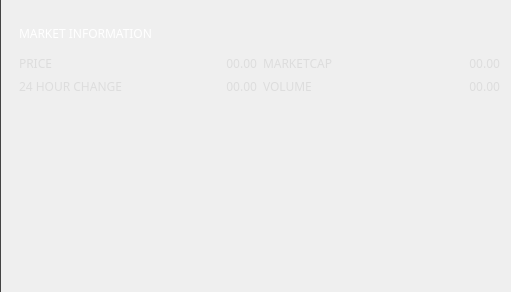
          <widget class="QGroupBox" name="ov_marketBox">
           <property name="sizePolicy">
            <sizepolicy hsizetype="Expanding" vsizetype="Expanding">
             <horstretch>0</horstretch>
             <verstretch>0</verstretch>
            </sizepolicy>
           </property>
           <property name="maximumSize">
            <size>
             <width>16777215</width>
             <height>16777215</height>
            </size>
           </property>
           <property name="styleSheet">
            <string notr="true">border: none;
border-left: 1px solid #444;
</string>
           </property>
           <property name="title">
            <string/>
           </property>
           <layout class="QGridLayout" name="gridLayout_14">
            <property name="leftMargin">
             <number>18</number>
            </property>
            <property name="topMargin">
             <number>18</number>
            </property>
            <property name="bottomMargin">
             <number>0</number>
            </property>
            <item row="1" column="0">
             <widget class="QLabel" name="label_12">
              <property name="sizePolicy">
               <sizepolicy hsizetype="Preferred" vsizetype="Preferred">
                <horstretch>0</horstretch>
                <verstretch>0</verstretch>
               </sizepolicy>
              </property>
              <property name="maximumSize">
               <size>
                <width>16777215</width>
                <height>31</height>
               </size>
              </property>
              <property name="font">
               <font>
                <family>Poppins</family>
               </font>
              </property>
              <property name="styleSheet">
               <string notr="true">color: #ddd;
background: transparent;


border: none;</string>
              </property>
              <property name="text">
               <string>PRICE</string>
              </property>
             </widget>
            </item>
            <item row="1" column="1">
             <widget class="QLabel" name="m_ccx">
              <property name="sizePolicy">
               <sizepolicy hsizetype="Preferred" vsizetype="Preferred">
                <horstretch>0</horstretch>
                <verstretch>0</verstretch>
               </sizepolicy>
              </property>
              <property name="maximumSize">
               <size>
                <width>16777215</width>
                <height>31</height>
               </size>
              </property>
              <property name="font">
               <font>
                <family>Poppins</family>
               </font>
              </property>
              <property name="styleSheet">
               <string notr="true">color: #ddd;
background: transparent;


border: none;</string>
              </property>
              <property name="text">
               <string notr="true">00.00</string>
              </property>
              <property name="alignment">
               <set>Qt::AlignRight|Qt::AlignTrailing|Qt::AlignVCenter</set>
              </property>
             </widget>
            </item>
            <item row="1" column="2">
             <widget class="QLabel" name="label_9">
              <property name="sizePolicy">
               <sizepolicy hsizetype="Preferred" vsizetype="Preferred">
                <horstretch>0</horstretch>
                <verstretch>0</verstretch>
               </sizepolicy>
              </property>
              <property name="maximumSize">
               <size>
                <width>16777215</width>
                <height>31</height>
               </size>
              </property>
              <property name="font">
               <font>
                <family>Poppins</family>
               </font>
              </property>
              <property name="styleSheet">
               <string notr="true">color: #ddd;
background: transparent;


border: none;</string>
              </property>
              <property name="text">
               <string>MARKETCAP</string>
              </property>
             </widget>
            </item>
            <item row="1" column="3">
             <widget class="QLabel" name="m_marketCap">
              <property name="sizePolicy">
               <sizepolicy hsizetype="Preferred" vsizetype="Preferred">
                <horstretch>0</horstretch>
                <verstretch>0</verstretch>
               </sizepolicy>
              </property>
              <property name="maximumSize">
               <size>
                <width>16777215</width>
                <height>31</height>
               </size>
              </property>
              <property name="font">
               <font>
                <family>Poppins</family>
               </font>
              </property>
              <property name="styleSheet">
               <string notr="true">color: #ddd;
background: transparent;


border: none;</string>
              </property>
              <property name="text">
               <string notr="true">00.00</string>
              </property>
              <property name="alignment">
               <set>Qt::AlignRight|Qt::AlignTrailing|Qt::AlignVCenter</set>
              </property>
             </widget>
            </item>
            <item row="2" column="0">
             <widget class="QLabel" name="label_11">
              <property name="sizePolicy">
               <sizepolicy hsizetype="Preferred" vsizetype="Preferred">
                <horstretch>0</horstretch>
                <verstretch>0</verstretch>
               </sizepolicy>
              </property>
              <property name="maximumSize">
               <size>
                <width>16777215</width>
                <height>31</height>
               </size>
              </property>
              <property name="font">
               <font>
                <family>Poppins</family>
               </font>
              </property>
              <property name="styleSheet">
               <string notr="true">color: #ddd;
background: transparent;


border: none;</string>
              </property>
              <property name="text">
               <string>24 HOUR CHANGE</string>
              </property>
             </widget>
            </item>
            <item row="2" column="1">
             <widget class="QLabel" name="m_24hChange">
              <property name="sizePolicy">
               <sizepolicy hsizetype="Preferred" vsizetype="Preferred">
                <horstretch>0</horstretch>
                <verstretch>0</verstretch>
               </sizepolicy>
              </property>
              <property name="maximumSize">
               <size>
                <width>16777215</width>
                <height>31</height>
               </size>
              </property>
              <property name="font">
               <font>
                <family>Poppins</family>
               </font>
              </property>
              <property name="styleSheet">
               <string notr="true">color: #ddd;
background: transparent;


border: none;</string>
              </property>
              <property name="text">
               <string notr="true">00.00</string>
              </property>
              <property name="alignment">
               <set>Qt::AlignRight|Qt::AlignTrailing|Qt::AlignVCenter</set>
              </property>
             </widget>
            </item>
            <item row="2" column="2">
             <widget class="QLabel" name="label_7">
              <property name="sizePolicy">
               <sizepolicy hsizetype="Preferred" vsizetype="Preferred">
                <horstretch>0</horstretch>
                <verstretch>0</verstretch>
               </sizepolicy>
              </property>
              <property name="maximumSize">
               <size>
                <width>16777215</width>
                <height>31</height>
               </size>
              </property>
              <property name="font">
               <font>
                <family>Poppins</family>
               </font>
              </property>
              <property name="styleSheet">
               <string notr="true">color: #ddd;
background: transparent;


border: none;</string>
              </property>
              <property name="text">
               <string>VOLUME</string>
              </property>
             </widget>
            </item>
            <item row="2" column="3">
             <widget class="QLabel" name="m_volume">
              <property name="sizePolicy">
               <sizepolicy hsizetype="Preferred" vsizetype="Preferred">
                <horstretch>0</horstretch>
                <verstretch>0</verstretch>
               </sizepolicy>
              </property>
              <property name="maximumSize">
               <size>
                <width>16777215</width>
                <height>31</height>
               </size>
              </property>
              <property name="font">
               <font>
                <family>Poppins</family>
               </font>
              </property>
              <property name="styleSheet">
               <string notr="true">color: #ddd;
background: transparent;


border: none;</string>
              </property>
              <property name="text">
               <string notr="true">00.00</string>
              </property>
              <property name="alignment">
               <set>Qt::AlignRight|Qt::AlignTrailing|Qt::AlignVCenter</set>
              </property>
             </widget>
            </item>
            <item row="3" column="0" rowspan="8" colspan="4">
             <widget class="QLabel" name="m_chart_2">
              <property name="sizePolicy">
               <sizepolicy hsizetype="Expanding" vsizetype="Expanding">
                <horstretch>0</horstretch>
                <verstretch>0</verstretch>
               </sizepolicy>
              </property>
              <property name="styleSheet">
               <string notr="true">border: none;</string>
              </property>
              <property name="text">
               <string/>
              </property>
             </widget>
            </item>
            <item row="3" column="0" rowspan="8" colspan="4">
             <widget class="QLabel" name="m_chart">
              <property name="sizePolicy">
               <sizepolicy hsizetype="Expanding" vsizetype="Expanding">
                <horstretch>0</horstretch>
                <verstretch>0</verstretch>
               </sizepolicy>
              </property>
              <property name="minimumSize">
               <size>
                <width>481</width>
                <height>191</height>
               </size>
              </property>
              <property name="styleSheet">
               <string notr="true">border: none;</string>
              </property>
              <property name="text">
               <string/>
              </property>
             </widget>
            </item>
            <item row="0" column="0" colspan="3">
             <widget class="QLabel" name="title_marketInformation">
              <property name="minimumSize">
               <size>
                <width>250</width>
                <height>31</height>
               </size>
              </property>
              <property name="maximumSize">
               <size>
                <width>300</width>
                <height>31</height>
               </size>
              </property>
              <property name="font">
               <font>
                <family>Poppins</family>
               </font>
              </property>
              <property name="styleSheet">
               <string notr="true">color: #fff;
background: transparent;
border: none;
text-align: left;
</string>
              </property>
              <property name="text">
               <string>MARKET INFORMATION</string>
              </property>
             </widget>
            </item>
           </layout>
           <zorder>m_volume</zorder>
           <zorder>m_marketCap</zorder>
           <zorder>m_ccx</zorder>
           <zorder>label_12</zorder>
           <zorder>m_24hChange</zorder>
           <zorder>label_7</zorder>
           <zorder>label_9</zorder>
           <zorder>label_11</zorder>
           <zorder>m_chart_2</zorder>
           <zorder>title_marketInformation</zorder>
           <zorder>m_chart</zorder>
          </widget>
